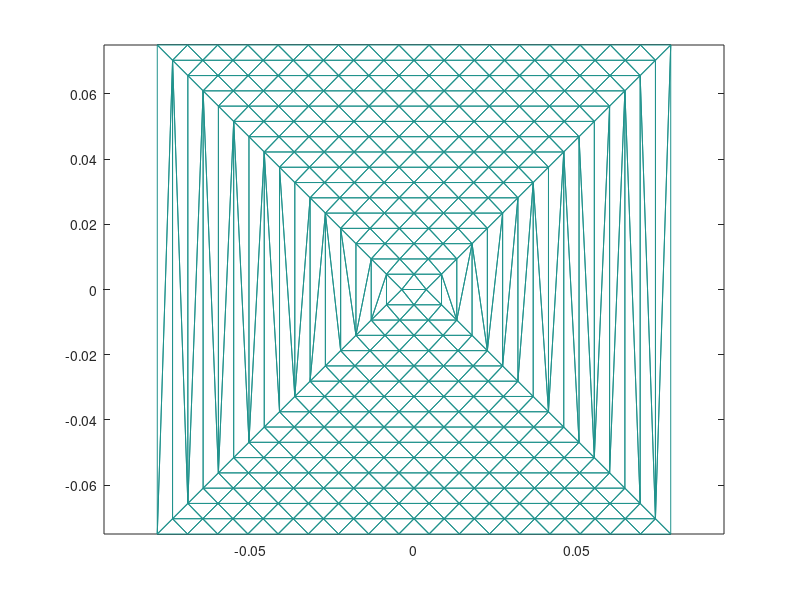

MATLAB code for this plot: (Note: this script raises an error after producing the figure.)
%BOWTIE Bowtie mesh in the xy plane
%
%   The following parameters need to be specified:
%
%   Discretization parameter            N
%   Half-height of bowtie               h
%   Width of the feeding neck           d
%   Bowtie flare angle                  flareangle
%
%   Change(decrease) the width of the feeding neck 
%   if inaccurate results are obtained
%
%   Copyright 2002 AEMM. Revision 2002/03/25
%   Chapter 7

clear all
lambda = 0.3;
N=32;               %Discretization parameter
h=lambda/4;              %Half-height of bowtie
d=h/10;             %Width of the feeding neck 
flareangle=pi/2;    %Bowtie flare angle

StepY=h/N;
TAN=tan(flareangle/2);

%Set y grid (from -h to h)
for j=1:N+1
    y(j,1)=-h+2*(j-1)*StepY;
end

%Set x grid (from d/2 to upper boundary)
for i=1:N/2+1
    Vector(i,1)=TAN*y(N/2+i)+d/2;
end

%Set left and right boundary
XLeft   =[-Vector(N/2+1:-1:1); -Vector(2:N/2+1)];
XRight  =[+Vector(N/2+1:-1:1); +Vector(2:N/2+1)];

%Initialize amd plot polygon, which encloses bowtie
Xpol=[XLeft; XRight(N+1:-1:1)];
Ypol=[y; y(N+1:-1:1)];

fill(Xpol, Ypol,'g'); axis('equal'); pause(0.5);
hold on

%Initialize vertexes inside bowtie
L=1;
for j=1:N+1
    M(j)=abs(j-N/2-1)+1; 
    StepX=(XRight(j)-XLeft(j))/M(j);
    for i=1:M(j)+1
        X(L)=XLeft(j)+(i-1)*StepX;
        Y(L)=y(j);
        L=L+1;
    end
end

%Use Delaunay triangulation
TRI = delaunay(X,Y); 
t=TRI';
p=[X; Y; zeros(1,length(X))];
q=trimesh(t',X,Y,zeros(size(X)));
pause(0.5)
hold off

%Remove unnecessary triangles
for m=1:length(t)
    Center(:,m)=1/3*sum(p(:,t(:,m)),2);
end
IN = inpolygon(Center(1,:), Center(2,:), Xpol,Ypol);

TrianglesTotal=length(t); 
Triangle=[];
for m=1:TrianglesTotal
   if(IN(m)==1)
        Triangle=[Triangle t(:,m)];
   end
end
clear t; t=Triangle;
TrianglesTotal=length(t);
t(4,:)=1;

%Save result
save bowtie p t;
viewer bowtie
view(0,90)
